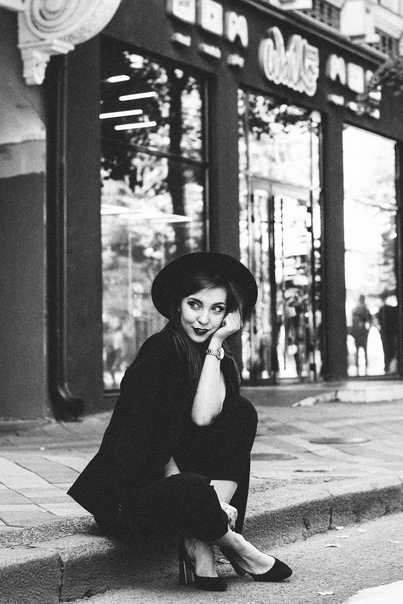
#> input picture Bilateral_filter/woman.bmp, 403 x 604 px, found by its file name
$ jupyter execute --allow-errors Bilateral_filter.ipynb   (shell and % lines are left out)
#> lines starting #> are read from the running program, lines starting #| are printed output that depends on the picture
## Bilateral filter

### Обработка изображения на CPU

[cell 1]
#Считываем изображение и указываем значение сигма
import numpy as np
import cv2
image = cv2.imread('sample_data/woman.bmp', cv2.IMREAD_GRAYSCALE)
#> image is the input picture: shape (604, 403); min 13, max 255, mean 121
gg=200

[cell 2]
#Метод для рассчёта двустороннего фильтра
def bilateralFilterCPU(image, gg):
#> called with gg = 200
    result = np.zeros(image.shape)
    for a in range(1, image.shape[0]-1):
        for b in range(1, image.shape[1]-1):
            SumK = 0
            SumHP = 0
            for d in range(a-1, a+2):
                for c in range(b-1, b+2):

                    r = np.exp((-(image[d, c] - image[a,b])** 2) / gg ** 2)

                    g= np.exp(-((d - a) ** 2 + (c - b) ** 2) / gg ** 2)

                    SumK += g * r
                    SumHP += g * r * image[d, c]

            SumH = SumHP / SumK
            result[a, b] = SumH
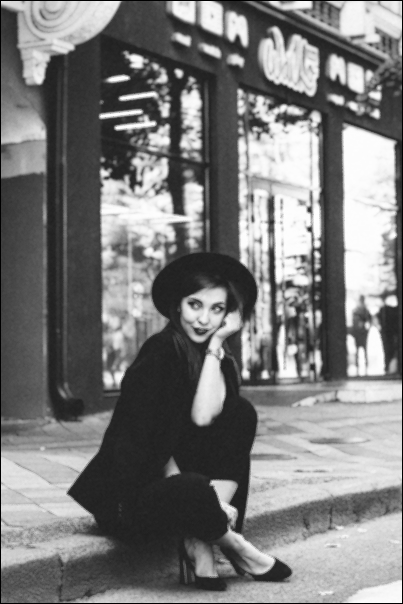
#> result: shape (604, 403) float64; min 0, max 254.3, mean 123.6

    return m(result)

[cell 3]
# метод для обработки граничных пикселей, так как основной метод их не захватывает
def m(image):
    for a in range(0, image.shape[0]):
        image[a,0]=image[a,1]
        image[a,image.shape[1]-1]=image[a,image.shape[1]-2]

    for b in range(0, image.shape[1]):
        image[0,b]=image[1,b]
        image[image.shape[0]-1,b]=image[image.shape[0]-2,b]
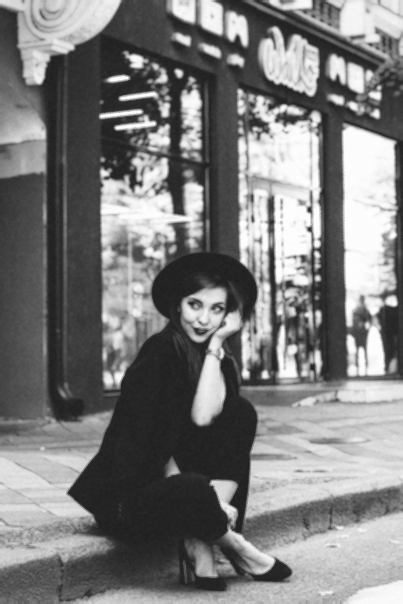
#> image: shape (604, 403) float64; min 29.44, max 254.3, mean 124.8
    return image

[cell 4]
#Запускаем обработку изображения на cpu
import time
start1 = time.clock()

result_image=bilateralFilterCPU(image,gg)

end1 = time.clock() - start1

[cell 5]
#Записываем полученное изображение
cv2.imwrite('sample_data/res1_woman.bmp', result_image)
#> Out = True

[cell 6]
#Выводим время работы на cpu
print("Время обработки изображения на CPU -", end1)

### Теперь всё тоже самое, но на GPU

[cell 7]
#Для начала устанавливаем pycuda

[cell 8]
#Подгружаем всё необходимое
from pycuda import driver, compiler
import pycuda.autoinit
BLOCK_SIZE = 16

[cell 9]
#Пишем функцию ядра
from pycuda.compiler import SourceModule
#> (the rest of this cell did not finish here and is left out)

[cell 10]
#Задаём сетку
M,N=image.shape
#> M = 604; N = 403
grid = (int(np.ceil(M/BLOCK_SIZE)),int(np.ceil(N/BLOCK_SIZE)))
#> grid = (38, 26)

start2 = time.time()

#Копируем данные в текстуру
#> (the rest of this cell did not finish here and is left out)

$ run again, with Bilateral_filter/Emilia.bmp copied over Bilateral_filter/woman.bmp
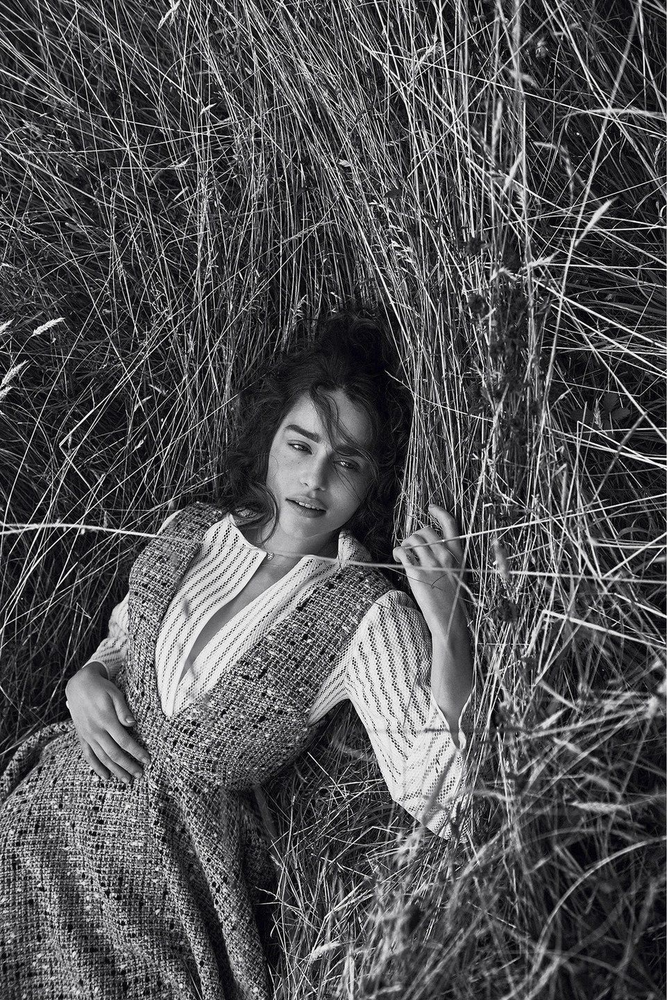
#> input picture Bilateral_filter/Emilia.bmp, 667 x 1000 px, shrunk from 961 x 1440 before the run, found by its file name
#> after the loop in bilateralFilterCPU, `for a in range(1, image.shape[0]-1):`:
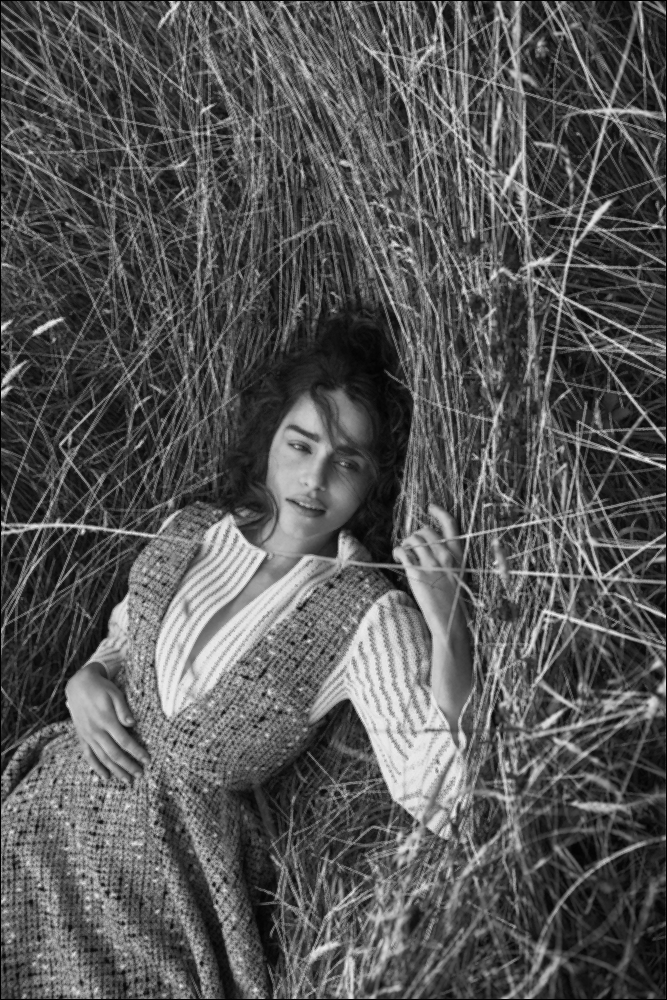
#> result: shape (1000, 667) float64; min 0, max 238.7, mean 87.1
#> after the loop in m, `for b in range(0, image.shape[1]):`:
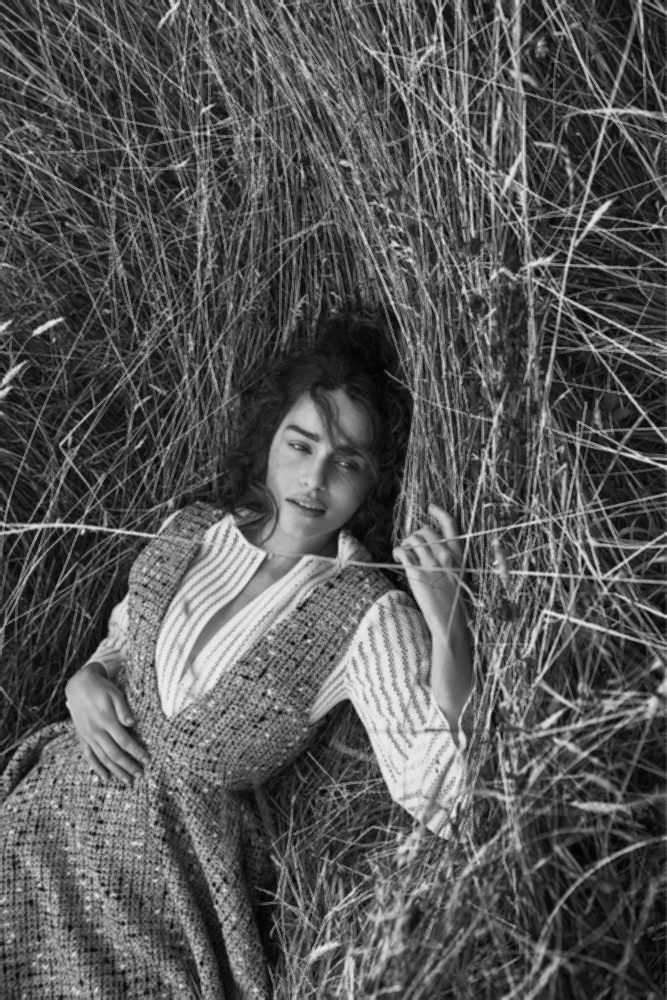
#> image: shape (1000, 667) float64; min 2.83, max 238.7, mean 87.5
#> Out = True

$ run again, with Bilateral_filter/res1_street.bmp copied over Bilateral_filter/woman.bmp
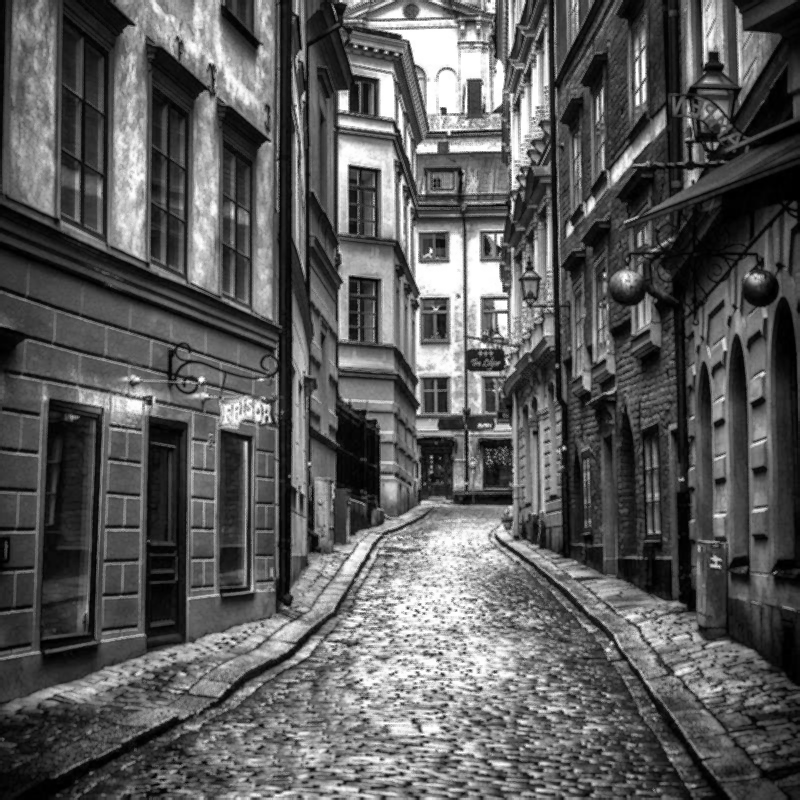
#> input picture Bilateral_filter/res1_street.bmp, 800 x 800 px, found by its file name
#> image is the input picture: shape (800, 800); min 0, max 255, mean 91.1
#> after the loop in m, `for b in range(0, image.shape[1]):`:
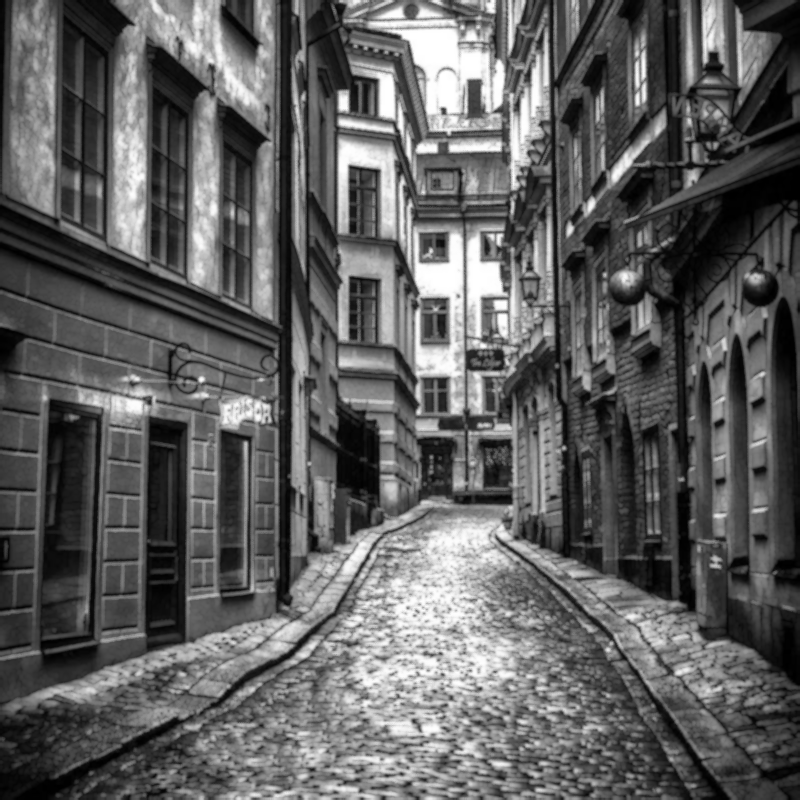
#> image: shape (800, 800) float64; min 0, max 255, mean 95.9
#> Out = True
